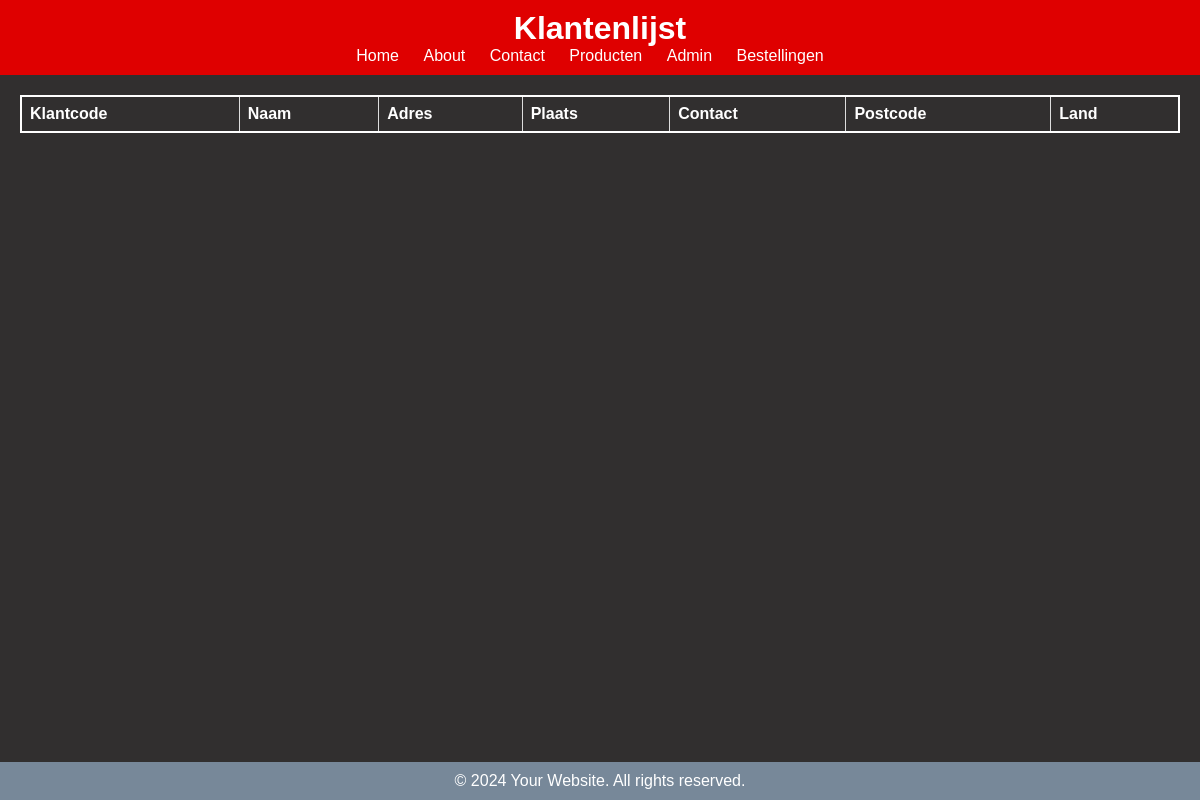
Before: / with the older database file.
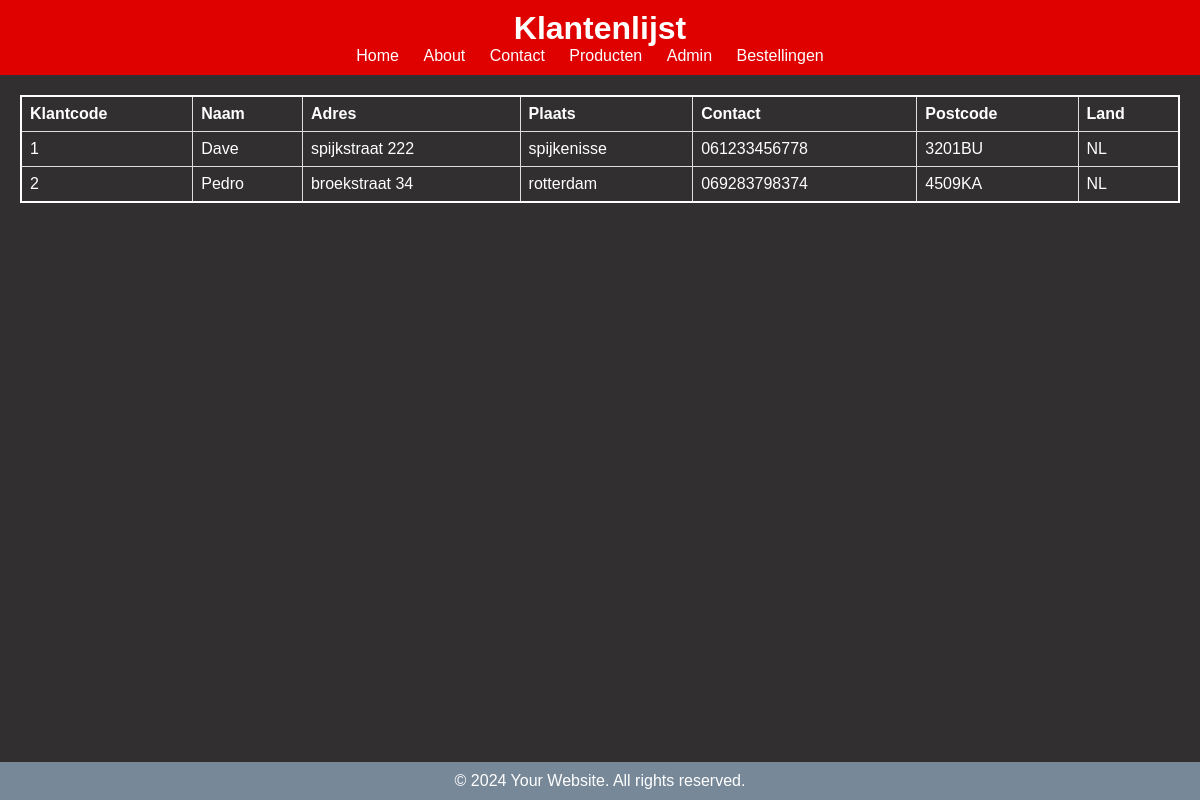
After: the same page with the newer database file.
### tables this page shows
CREATE TABLE `klant` (
  `klantcode` int(11) NOT NULL,
  `klantnaam` varchar(200) NOT NULL,
  `klantadres` varchar(200) NOT NULL,
  `klantplaats` varchar(200) NOT NULL,
  `klantcontact` varchar(255) NOT NULL,
  `klantpostcode` varchar(255) NOT NULL,
  `klantcountry` varchar(255) NOT NULL
);

### index.php (the view, shortened to what this page needs)
<!DOCTYPE html>
<html lang="en">
<head>
    <link rel="stylesheet" href="style.css">
</head>
<body>
<header>
    <h1>Klantenlijst</h1>
    <nav>
        <ul>
            <li><a href="index.html">Home</a></li>
            <li><a href="about.html">About</a></li>
            <li><a href="contact.html">Contact</a></li>
            <li><a href="crud_product.php">Producten</a></li>
            <li><a href="index.php">Admin</a></li>
            <li><a href="index1.php">Bestellingen</a></li>
        </ul>
    </nav>
</header>
<main>
    <?php
    include 'connect.php';
    $query = $db->prepare("SELECT * FROM klant");
    $query->execute();
    $klanten = $query->fetchAll(PDO::FETCH_ASSOC);
    ?>
    <table>
        <tr>
            <th>Klantcode</th>
            <th>Naam</th>
            <th>Adres</th>
            <th>Plaats</th>
            <th>Contact</th>
            <th>Postcode</th>
            <th>Land</th>
        </tr>
        <?php foreach ($klanten as $klant) : ?>
            <tr>
                <td><?php echo $klant['klantcode']; ?></td>
                <td><?php echo $klant['klantnaam']; ?></td>
                <td><?php echo $klant['klantadres']; ?></td>
                <td><?php echo $klant['klantplaats']; ?></td>
                <td><?php echo $klant['klantcontact']; ?></td>
                <td><?php echo $klant['klantpostcode']; ?></td>
                <td><?php echo $klant['klantcountry']; ?></td>
            </tr>
        <?php endforeach; ?>
    </table>
</main>
<footer>
    <p>&copy; 2024 Your Website. All rights reserved.</p>
</footer>
</body>
</html>

### style.css (style rules this page uses)
body, h1, h2, p, ul { margin: 0; padding: 0; }
body { font-family: Arial, sans-serif; display: flex; flex-direction: column; min-height: 100vh; }
header { background-color: #DF0000; color: white; padding: 10px; text-align: center; }
nav ul { list-style: none; }
nav ul li { display: inline; margin-right: 20px; }
nav a { text-decoration: none; color: white; }
main { flex: 1; padding: 20px; background-color: #312F2F; color: white; }
footer { background-color: lightslategray; color: white; padding: 10px; text-align: center; margin-top: auto; }
table td { color: white; }
table { border-collapse: collapse; width: 100%; border: 1px solid #ddd; }
table th, table td { padding: 8px; text-align: left; border-bottom: 1px solid #ddd; border-right: 1px solid #ddd; color: white; }
th:last-child, td:last-child { border-right: none; }

### index.php (style rules this page uses)
table { border-collapse: collapse; width: 100%; border: 2px solid #fff; color: #fff; }
th, td { padding: 8px; text-align: left; border-bottom: 1px solid #ddd; border-right: 1px solid #ddd; }
th:last-child, td:last-child { border-right: none; }

Changed rows visible on the page:
added klant: klantcode "1", klantnaam "Dave", klantadres "spijkstraat 222", klantplaats "spijkenisse", klantcontact "061233456778", klantpostcode "3201BU", klantcountry "NL"
added klant: klantcode "2", klantnaam "Pedro", klantadres "broekstraat 34", klantplaats "rotterdam", klantcontact "069283798374", klantpostcode "4509KA", klantcountry "NL"
